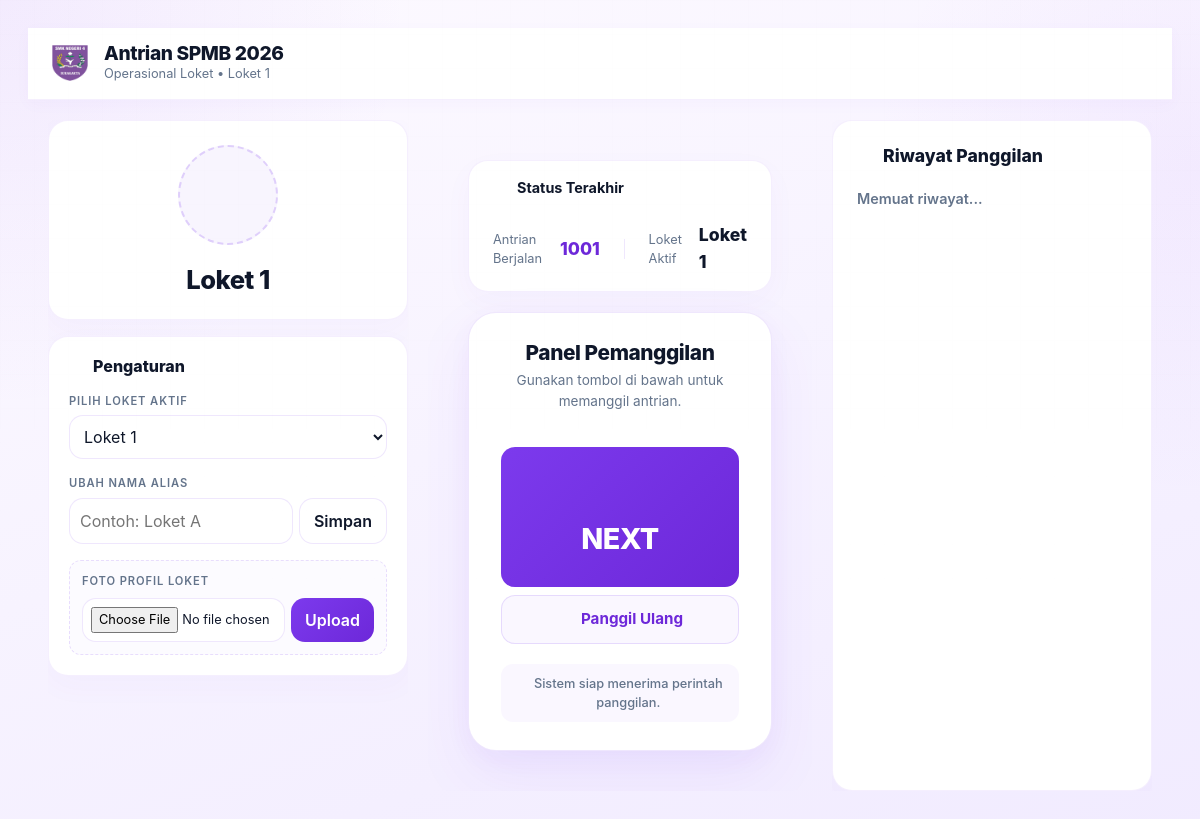
The page /loket?loket=1 (signed in) on the database as committed earlier.
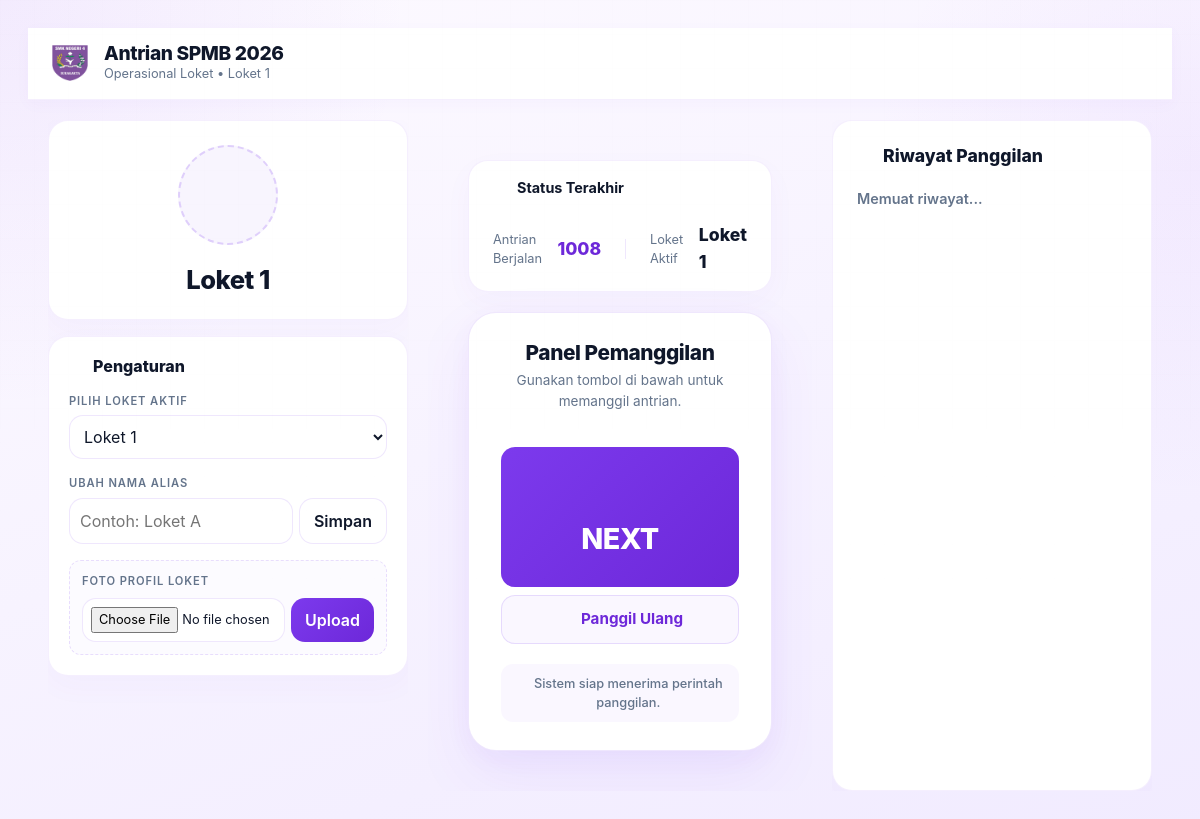
The same page on the database as committed later.
### tables this page shows
CREATE TABLE users (
                id INTEGER PRIMARY KEY AUTOINCREMENT,
                username TEXT NOT NULL UNIQUE,
                password_hash TEXT NOT NULL,
                role TEXT NOT NULL CHECK (role IN ("admin", "loket")),
                created_at TEXT NOT NULL
            , alias TEXT NOT NULL DEFAULT "", loket_number INTEGER NOT NULL DEFAULT 0);

CREATE TABLE state (
            id INTEGER PRIMARY KEY CHECK (id = 1),
            antrian INTEGER NOT NULL DEFAULT 0,
            loket INTEGER NOT NULL DEFAULT 0,
            panggil INTEGER NOT NULL DEFAULT 0
        );

### index.php (called while the page is built, shortened)
<?php
$requestUri = $_SERVER['REQUEST_URI'] ?? '';
$path = parse_url($requestUri, PHP_URL_PATH);
if ($path === '/' || $path === '/admin' || $path === '/index.php') {
    $page = $_GET['page'] ?? 'admin';
} elseif (strpos($path, '/loket') === 0) {
    $page = 'loket';
} elseif ($path === '/layar') {
    $page = 'layar';
} elseif ($path === '/admin') {
    $page = 'admin';
} elseif ($path === '/login') {
    $page = 'login';
} elseif ($path === '/register') {
    $page = 'register';
} elseif ($path === '/logout') {
    $page = 'logout';
} else {
    $page = '404';
}
$pageMap = [
    'menu' => __DIR__ . '/views/menu.php',
    'layar' => __DIR__ . '/views/layar.php',
    'admin' => __DIR__ . '/views/admin.php',
    'loket' => __DIR__ . '/views/loket.php',
    'login' => __DIR__ . '/auth/login.php',
    'register' => __DIR__ . '/auth/register.php',
    'logout' => __DIR__ . '/auth/logout.php',
];
require $pageMap[$page];

### auth/helpers.php (called while the page is built, shortened)
<?php
require_once __DIR__ . '/../config/database.php';
function antrian_base_url(): string
{
    static $baseUrl = null;
    if ($baseUrl !== null) {
        return $baseUrl;
    }
    $basePath = rtrim(dirname($_SERVER['SCRIPT_NAME']), '\\/');
    $basePath = rtrim($basePath, '\\/');
    $baseUrl = $basePath;
    return $baseUrl;
}
function antrian_csrf_token(): string
{
    return $_SESSION['_csrf_token'];
}
function antrian_loket_user_by_number(int $loketNumber): ?array
{
    $statement = antrian_db()->prepare(
        'SELECT id, username, alias, loket_number, role, created_at
         FROM users
         WHERE role = "loket" AND loket_number = :loket_number
         LIMIT 1'
    );
    $statement->bindValue(':loket_number', $loketNumber, PDO::PARAM_INT);
    $statement->execute();
    $user = $statement->fetch();
    return $user ?: null;
}

### config/database.php (called while the page is built, shortened)
<?php
function antrian_db(): PDO
{
    static $pdo = null;
    if ($pdo instanceof PDO) {
        return $pdo;
    }
    $databasePath = __DIR__ . '/../database/antrian.sqlite';
    $pdo = new PDO('sqlite:' . $databasePath);
    $pdo->setAttribute(PDO::ATTR_ERRMODE, PDO::ERRMODE_EXCEPTION);
    $pdo->setAttribute(PDO::ATTR_DEFAULT_FETCH_MODE, PDO::FETCH_ASSOC);
    $pdo->setAttribute(PDO::ATTR_TIMEOUT, 5);
    $pdo->exec('PRAGMA busy_timeout = 5000');
    $pdo->exec('PRAGMA journal_mode = WAL');
    $pdo->exec('PRAGMA synchronous = NORMAL');
    $pdo->exec('PRAGMA foreign_keys = ON');
    $pdo->exec(
        'CREATE TABLE IF NOT EXISTS state (
            id INTEGER PRIMARY KEY CHECK (id = 1),
            antrian INTEGER NOT NULL DEFAULT 0,
            loket INTEGER NOT NULL DEFAULT 0,
            panggil INTEGER NOT NULL DEFAULT 0
        )'
    );
    $pdo->exec('INSERT OR IGNORE INTO state (id, antrian, loket, panggil) VALUES (1, 0, 0, 0)');
    $pdo->exec(
        'CREATE TABLE IF NOT EXISTS app_settings (
            id INTEGER PRIMARY KEY CHECK (id = 1),
            intro_text TEXT NOT NULL,
            outro_text TEXT NOT NULL,
            queue_start INTEGER NOT NULL DEFAULT 1,
            display_cols INTEGER NOT NULL DEFAULT 4,
            display_rows INTEGER NOT NULL DEFAULT 2
        )'
    );
    $pdo->exec(
        'INSERT OR IGNORE INTO app_settings (id, intro_text, outro_text, queue_start)
            VALUES (1, "", "", 1)'
    );
    $pdo->exec(
        'CREATE TABLE IF NOT EXISTS loket_last_call (
            loket INTEGER PRIMARY KEY,
            antrian INTEGER NOT NULL DEFAULT 0,
            updated_at TEXT NOT NULL
        )'
    );
    $pdo->exec(
        'CREATE TABLE IF NOT EXISTS call_history (
            id INTEGER PRIMARY KEY AUTOINCREMENT,
            loket INTEGER NOT NULL,
            antrian INTEGER NOT NULL,
            created_at TEXT NOT NULL
        )'
    );
    $pdo->exec(
        'CREATE TABLE IF NOT EXISTS users (
            id INTEGER PRIMARY KEY AUTOINCREMENT,
            username TEXT NOT NULL UNIQUE,
            alias TEXT NOT NULL DEFAULT "",
            loket_number INTEGER NOT NULL DEFAULT 0,
            password_hash TEXT NOT NULL,
            role TEXT NOT NULL CHECK (role IN ("admin", "loket")),
            created_at TEXT NOT NULL
        )'
    );
    $pdo->exec('UPDATE users SET alias = username WHERE alias = "" OR alias IS NULL');
    $legacyRole = implode('', array_map('chr', [99, 108, 105, 101, 110, 116]));
    $pdo->prepare('UPDATE users SET role = :new_role WHERE role = :old_role')
        ->execute([
            'new_role' => 'loket',
            'old_role' => $legacyRole,
        ]);
    $pdo->exec('CREATE UNIQUE INDEX IF NOT EXISTS idx_users_loket_number ON users(loket_number) WHERE role = "loket"');
    return $pdo;
}
function antrian_state(): array
{
    $statement = antrian_db()->query('SELECT id, antrian, loket, panggil FROM state WHERE id = 1');
    $state = $statement ? $statement->fetch() : false;
    return $state ?: [
        'id' => 1,
        'antrian' => 0,
        'loket' => 0,
        'panggil' => 0,
    ];
}
function antrian_format_number(int $number): string
{
    return str_pad((string) $number, 3, '0', STR_PAD_LEFT);
}

### views/loket.php (the view, shortened to what the rows shown need)
<?php
require __DIR__ . '/../config/database.php';
require __DIR__ . '/../auth/helpers.php';
$loket = filter_input(INPUT_GET, 'loket', FILTER_VALIDATE_INT);
$loket = $loket && $loket > 0 ? $loket : (int) ($_GET['loket'] ?? 1);
$loket = $loket > 0 ? $loket : 1;
$requestedLoket = $loket;
$currentLoketAccount = antrian_loket_user_by_number($requestedLoket);
$loket = $requestedLoket;
$aliasName = $currentLoketAccount ? ($currentLoketAccount['alias'] ?: 'Loket ' . $loket) : 'Loket ' . $loket;
$state = antrian_state();
$currentQueue = antrian_format_number((int) $state['antrian']);
$csrfToken = antrian_csrf_token();
?><!DOCTYPE html>
<html lang="id">
<head>
    <link href="<?= antrian_base_url() ?>/assets/vendor/bootstrap/bootstrap.min.css" rel="stylesheet">
    <link rel="stylesheet" href="<?= antrian_base_url() ?>/assets/css/style.css">
</head>
<body class="app-shell app-loket app-admin" data-role="loket" data-base-url="<?= antrian_base_url() ?>" data-next-base-url="<?= antrian_base_url() ?>/api/next.php" data-loket="<?= $loket ?>" data-csrf-token="<?= htmlspecialchars($csrfToken, ENT_QUOTES, 'UTF-8') ?>">
    <nav class="admin-navbar" style="display: flex; justify-content: space-between; align-items: center;">
        <div style="display: flex; align-items: center; gap: 16px;">
            <div>
                <h1 style="font-size: 1.2rem; font-weight: 800; margin: 0; letter-spacing: -0.02em;">Antrian SPMB 2026</h1>
                <p style="font-size: 0.8rem; color: var(--muted); margin: 0;">Operasional Loket &bull; <?= htmlspecialchars($aliasName, ENT_QUOTES, 'UTF-8') ?></p>
            </div>
        </div>
    </nav>
    <div class="admin-layout">
        <div class="admin-sidebar" style="width: 360px;">
            <div class="panel-card-premium" style="gap: 12px; align-items: center; text-align: center; padding: 24px;">
                <h2 id="loketTitle" style="font-weight: 850; letter-spacing: -0.02em; margin: 8px 0 0 0; color: var(--text); font-size: 1.6rem;">
                </h2>
            </div>
            <div class="panel-card-premium" style="padding: 20px; gap: 16px;">
                <h2 style="font-size: 1rem; font-weight: 800; margin: 0; color: var(--text); display: flex; align-items: center; gap: 8px;">
                    <i data-lucide="settings" class="text-primary" style="width: 16px; height: 16px;"></i> Pengaturan
                </h2>
            </div>
        </div>
        <div class="admin-main" style="overflow-y: auto; padding: 40px; display: flex; flex-direction: column; align-items: center; justify-content: flex-start; gap: 20px; background: transparent; border: none; box-shadow: none;">
            <div class="panel-card-premium" style="padding: 16px 24px; width: 100%; max-width: 480px; border-radius: 20px; flex-shrink: 0;">
                <div style="display: flex; align-items: center; gap: 24px; justify-content: space-between; flex-wrap: wrap;">
                    <div style="display: flex; gap: 24px; align-items: center;">
                        <div style="display: flex; align-items: center; gap: 8px;">
                            <span style="font-size: 0.8rem; color: var(--muted);">Antrian Berjalan</span>
                            <strong id="currentQueueNumber" style="font-size: 1.1rem; color: var(--accent-strong); font-weight: 850;"><?= htmlspecialchars($currentQueue, ENT_QUOTES, 'UTF-8') ?></strong>
                        </div>
                    </div>
                </div>
            </div>
            <div class="panel-card-premium" style="padding: 28px 32px; width: 100%; max-width: 480px; border-radius: 28px; box-shadow: 0 24px 60px rgba(124, 58, 237, 0.08), 0 8px 24px rgba(124, 58, 237, 0.04); border: 1px solid rgba(124, 58, 237, 0.12); text-align: center; display: flex; flex-direction: column; gap: 20px;">
                <div>
                    <h2 style="font-size: 1.3rem; font-weight: 850; margin: 0; color: var(--text); letter-spacing: -0.02em;">Panel Pemanggilan</h2>
                </div>
            </div>
        </div>
        <div class="admin-sidebar" style="width: 320px; overflow-y: auto;">
            <div class="panel-card-premium" style="padding: 24px; min-height: 100%; display: flex; flex-direction: column;">
                <h2 style="font-size: 1.1rem; font-weight: 850; margin: 0 0 20px 0; color: var(--text); display: flex; align-items: center; gap: 8px;">
                    <i data-lucide="megaphone" class="text-primary" style="width: 18px; height: 18px;"></i> Riwayat Panggilan
                </h2>
            </div>
        </div>
    </div>
</body>
</html>

Rows that differ between the two databases and show on the page:
changed state: antrian "1001" → "1008"
